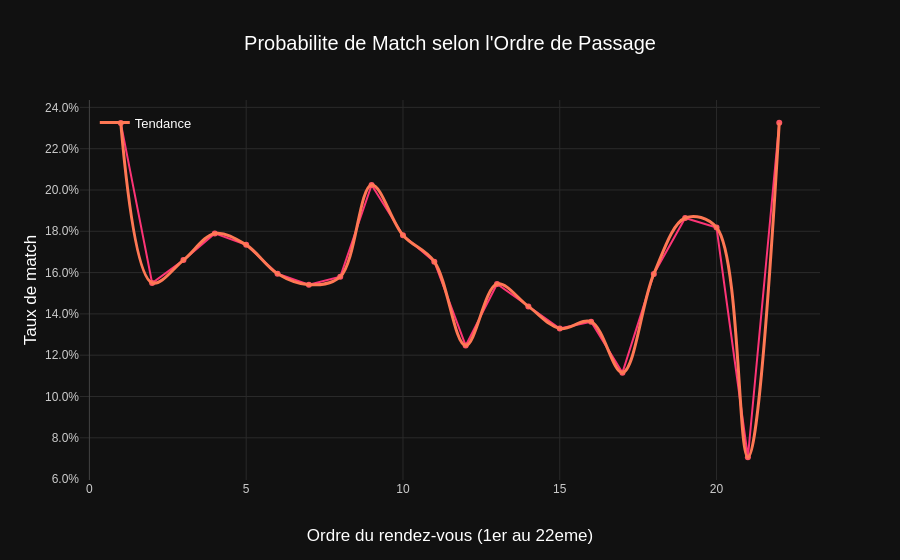

Source (notebook cell):
### Markdown cell above
## 8. Analyse Logistique : L'influence du Timing

Existe-t-il une "fatigue décisionnelle" ? Les participants sont-ils plus severes en fin de soirée après avoir vu 20 personnes ?

### Code cell
order_impact = df_clean.groupby('order')['match'].mean().reset_index()

fig = px.line(
    order_impact, x='order', y='match', markers=True,
    title="Probabilite de Match selon l'Ordre de Passage",
    labels={
        'order': 'Ordre du rendez-vous (1er au 22eme)',
        'match': 'Taux de match'
    }
)

fig.update_traces(
    line=dict(color=TINDER_PINK, width=2),
    marker=dict(size=6, color=TINDER_RED),
    name='Donnees brutes'
)

# Courbe de tendance lissee
fig.add_trace(go.Scatter(
    x=order_impact['order'], y=order_impact['match'],
    mode='lines', name='Tendance',
    line=dict(color=TINDER_ORANGE, width=3, shape='spline')
))

fig.update_layout(
    legend=dict(x=0.02, y=0.98),
    yaxis=dict(tickformat='.1%')
)
fig.show()

### Figure 1 — Plotly figure (JSON) as saved in the notebook; plotly's stock layout.template omitted (floating-point values rounded to 4 significant figures)
{"data": [{"hovertemplate": "Ordre du rendez-vous (1er au 22eme)=%{x}<br>Taux de match=%{y}<extra></extra>", "legendgroup": "", "line": {"color": "#FD3476", "dash": "solid", "width": 2}, "marker": {"color": "#FE5764", "size": 6, "symbol": "circle"}, "mode": "lines+markers", "name": "Donnees brutes", "orientation": "v", "showlegend": false, "type": "scatter", "x": [1, 2, 3, 4, 5, 6, 7, 8, 9, 10, 11, 12, 13, 14, 15, 16, 17, 18, 19, 20, 21, 22], "xaxis": "x", "y": [0.2325, 0.155, 0.1661, 0.179, 0.1734, 0.1595, 0.1542, 0.158, 0.2024, 0.1781, 0.1653, 0.1247, 0.1545, 0.1436, 0.1329, 0.1362, 0.1116, 0.1594, 0.1864, 0.1818, 0.07059, 0.2326], "yaxis": "y"}, {"line": {"color": "#FF7854", "shape": "spline", "width": 3}, "mode": "lines", "name": "Tendance", "type": "scatter", "x": [1, 2, 3, 4, 5, 6, 7, 8, 9, 10, 11, 12, 13, 14, 15, 16, 17, 18, 19, 20, 21, 22], "y": [0.2325, 0.155, 0.1661, 0.179, 0.1734, 0.1595, 0.1542, 0.158, 0.2024, 0.1781, 0.1653, 0.1247, 0.1545, 0.1436, 0.1329, 0.1362, 0.1116, 0.1594, 0.1864, 0.1818, 0.07059, 0.2326]}], "layout": {"legend": {"tracegroupgap": 0, "x": 0.02, "y": 0.98}, "title": {"text": "Probabilite de Match selon l'Ordre de Passage"}, "xaxis": {"anchor": "y", "domain": [0, 1], "title": {"text": "Ordre du rendez-vous (1er au 22eme)"}}, "yaxis": {"anchor": "x", "domain": [0, 1], "tickformat": ".1%", "title": {"text": "Taux de match"}}}}
